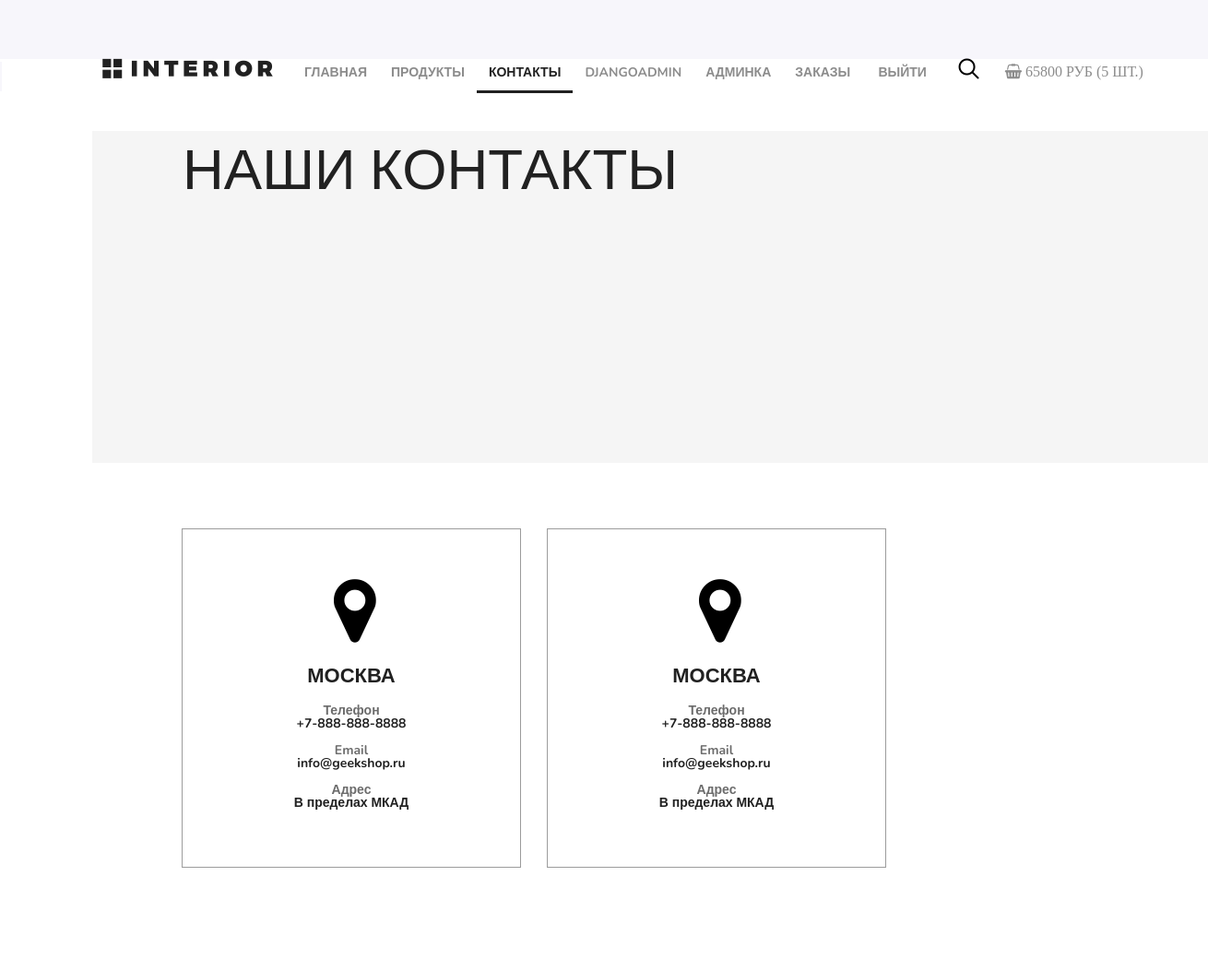
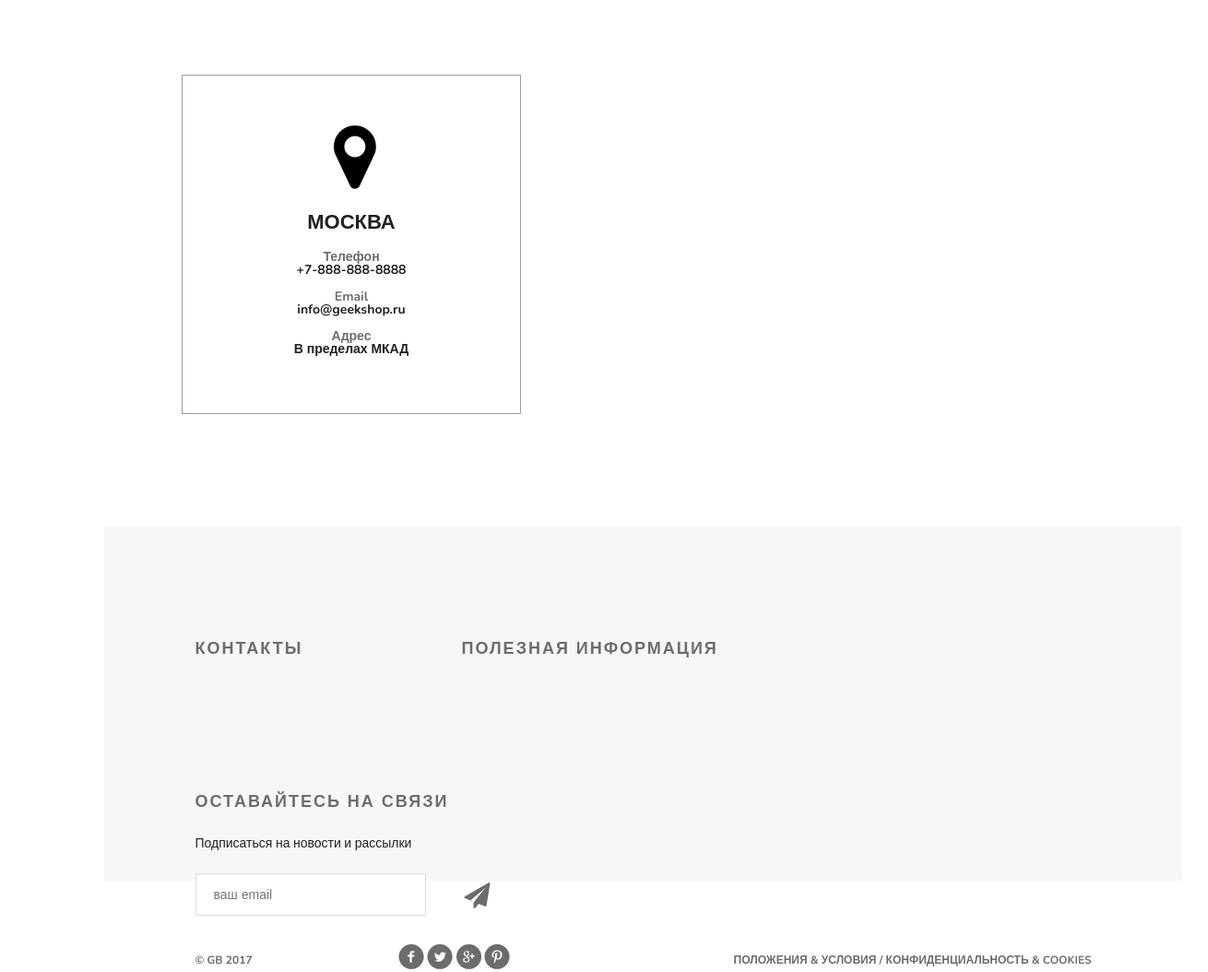
Screenshot of /contact/ (signed in) with the database file from the repository (2 pictures, top to bottom).
### authapp/models.py (models this page shows, shortened)
class ShopUser(AbstractUser):
    avatar = models.ImageField(
        upload_to='user_avatars',
        blank=True
    )
    age = models.PositiveIntegerField(
        verbose_name='возраст',
        default=18
    )
    REQUIRED_FIELDS = AbstractUser.REQUIRED_FIELDS + ['age']
    activation_key = models.CharField(
        max_length=128,
        blank=True
    )
    activation_key_created = models.DateTimeField(
        auto_now_add=True,
        blank=True,
        null=True,
    )

### basketapp/models.py (models this page shows, shortened)
class Basket(models.Model):
    user = models.ForeignKey(
        geekshop.settings.AUTH_USER_MODEL,
        on_delete=models.CASCADE,
        related_name='basket',
    )
    product = models.ForeignKey(
        Product,
        on_delete=models.CASCADE,
    )
    quantity = models.PositiveIntegerField(
        verbose_name='количество',
        default=0,
    )
    add_datetime = models.DateTimeField(
        verbose_name='время добавления',
        auto_now_add=True
    )
    class Meta:
        unique_together = ('user', 'product')
    @property
    def product_cost(self):
        return self.product.price * self.quantity
    @property
    def total_quantity(self):
        _items = Basket.objects.filter(user=self.user)
        _total_quantity = sum(list(map(lambda x: x.quantity, _items)))
        return _total_quantity
    @property
    def total_cost(self):
        _items = Basket.objects.filter(user=self.user)
        _total_cost = sum(list(map(lambda x: x.product_cost, _items)))
        return _total_cost

### mainapp/models.py (models this page shows, shortened)
class Product(models.Model):
    category = models.ForeignKey(
        ProductCategory,
        on_delete=models.CASCADE,
        verbose_name='категория'
    )
    name = models.CharField(
        verbose_name='название продукта',
        max_length=128,
    )
    image = models.ImageField(
        upload_to='product_img',
        blank=True,
    )
    short_desc = models.CharField(
        max_length=256,
        verbose_name='краткое описание',
        blank=True,
    )
    description = models.TextField(
        verbose_name='описание продукта',
        blank=True,
        max_length=500,
    )
    price = models.DecimalField(
        verbose_name='цена продукта',
        max_digits=8,
        decimal_places=2,
        default=0,
    )
    quantity = models.PositiveIntegerField(
        verbose_name='количество на складе',
        default=0
    )
    is_active = models.BooleanField(
        verbose_name='активна',
        default=True
    )

### geekshop/views.py (the view)
# urls.py: path('contact/', contact, name='contact'),
def contact(request):
    title = 'контакты'
    heading = 'наши контакты'
    links_menu = get_links_menu(request, title=title, heading=heading)
    return render(request, 'geekshop/contact.html', context=links_menu)

### mainapp/context_processors.py (called while the page is built)
def basket(request):
    basket_list = []
    if request.user.is_authenticated:
        basket_list = Basket.objects.filter(user=request.user)
    return {
        'basket': basket_list
    }

def get_links():
    links_ = [{'href': 'index', 'name': 'главная'},
              {'href': 'mainapp:products', 'name': 'продукты'},
              {'href': 'contact', 'name': 'контакты'}]
    return links_

def get_auth(request):
    name = ShopUser.objects.filter(username=request.user.username).first()
    auth_ = [{'href': 'auth:edit', 'name': name}]
    return auth_

def get_links_menu(request, title, heading=None):
    products = Product.objects.all()[:4]
    categories = ProductCategory.objects.all()
    links_menu = {
        'links': list(get_links()),
        'auth': list(get_auth(request)),
        'topic': 'тренды',
        'heading': heading,
        'title': title,
        'products': products,
        'categories': categories,
    }
    return links_menu

### geekshop/templates/geekshop/contact.html
{% extends 'geekshop/base.html' %}
{% load static %}
{% block header %}
    <div class="hero">
        {% include 'geekshop/includes/inc__menu.html' %}
        <h1>{{ heading }}</h1>
    </div>
{% endblock %}
{% block content %}
    {% include 'geekshop/includes/inc_cont_content.html' %}
{% endblock %}

### geekshop/templates/geekshop/includes/inc__menu.html (shortened to what this page needs)
<div class="header clearfix">
    <a href="{% url 'index' %}" class="logo"></a>
    <ul class="menu">
        {% for link in links %}
            <li>
                <a href="{% url link.href %}"
                   class="{% if request.resolver_match.url_name == link.href %}
                            active
                          {% endif %}">
                    {{ link.name }}
                </a>
            </li>
        {% endfor %}
        {% for auth in auth %}
            {% if user.is_authenticated %}
                <li>
                    <a href="{% url auth.href %}"
                       class="">
                        {{ auth.name }}
                    </a>
                </li>
            {% endif %}
        {% endfor %}
        {% if user.is_superuser %}
            <li>
                <a href="{% url 'admin_staff:users' %}">
                    админка
                </a>
            </li>
        {% endif %}
        <li>
            <a href="{% url 'order:list' %}">заказы</a>
            {% if user.is_authenticated %}
                <a href="{% url 'auth:logout' %}">выйти</a>
            {% else %}
                <a href="{% url 'auth:login' %}">войти</a>
            {% endif %}
        </li>
    </ul>
    <a href="#" class="search"></a>
    {% if basket %}
        <a href="{% url 'basket:basket' %}" class="fa fa-shopping-basket basket">
            <span id="basket_cost">{{ basket.0.total_cost|floatformat:0 }} руб</span>
            <span id="basket_quantity">({{ basket.0.total_quantity }} шт.)</span>
        </a>
    {% else %}
        <a href="{% url 'basket:basket' %}" class="fa fa-shopping-basket basket">
            товаров нет
        </a>
    {% endif %}
</div>

### geekshop/static/style-gs.css (style rules this page uses)
* { margin: 0; padding: 0; }
body { font-family: 'Montserrat', sans-serif; }
html, body { height: 100%; }
.logo { background-image: url(img/logo.png); margin-top: 63px; width: 185px; height: 22px; }
.menu { list-style-type: none; margin-top: 67px; float: right; }
.menu li { float: left; }
.menu a { color: #8c8c8c; font-size: 14px; font-weight: 700; text-align: right; text-transform: uppercase; text-decoration: none; padding: 10px 13px; }
.menu .active { color: #212121; font-weight: 700; border-bottom: 3px solid #212121; }
.search { width: 23px; height: 23px; background-image: url(img/search.png); margin-top: 63px; left: 1176px; }
.basket { margin-top: 63px; left: 1300px; padding: 6px 6px; font-size: 14px; text-align: right; text-transform: uppercase; text-decoration: none; color: #8c8c8c; font-weight: 700; }
.clearfix:after { content: ""; display: block; clear: both; }
.hero { background-color: #f5f5f5; height: 360px; padding-left: 98px; padding-right: 211px; position: relative; }
.hero h1 { color: #212121; font-size: 62px; font-weight: 100; text-align: left; margin-top: 142px; text-transform: uppercase; }

### geekshop/static/style-sidebar.css (style rules this page uses)
:root { --header-height: 3rem; --nav-width: 68px; --first-color: #4723D9; --first-color-light: #AFA5D9; --white-color: #F7F6FB; --body-font: 'Nunito', sans-serif; --normal-font-size: 1rem; --z-fixed: 100 }
body { position: relative; margin: var(--header-height) 0 0 0; padding: 0 1rem; font-family: var(--body-font); font-size: var(--normal-font-size); transition: .5s }
a { text-decoration: none }
.header { width: 100vw; height: var(--header-height); position: fixed; top: 0; left: 0; display: flex; justify-content: space-around; padding: 0 1rem; background-color: var(--white-color); z-index: var(--z-fixed); transition: .5s }
.active { color: var(--white-color) }
.active::before { content: ''; position: absolute; left: 0; width: 2px; height: 32px; background-color: var(--white-color) }
@media screen and (min-width: 768px) { body { margin: calc(var(--header-height) + 1rem) 0 0 0; padding-left: calc(var(--nav-width) + 2rem) } }
@media screen and (min-width: 768px) { .header { height: calc(var(--header-height) + 1rem); padding: 0 2rem 0 calc(var(--nav-width) + 2rem) } }

### rows the page displays
ShopUser: name "DJANGOADMIN"
Basket: user+product+quantity "65800", user+quantity "5"

### other values shown
{{ link.name }} "ГЛАВНАЯ" "ПРОДУКТЫ" "КОНТАКТЫ"
{{ heading }} "НАШИ КОНТАКТЫ"
